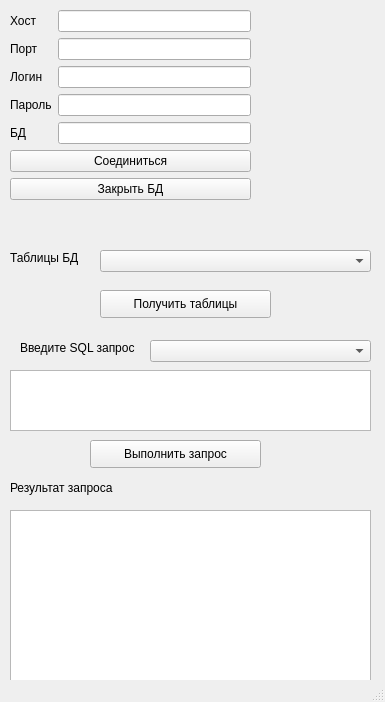
<?xml version="1.0" encoding="UTF-8"?>
<ui version="4.0">
 <class>MainWindow</class>
 <widget class="QMainWindow" name="MainWindow">
  <property name="geometry">
   <rect>
    <x>0</x>
    <y>0</y>
    <width>385</width>
    <height>702</height>
   </rect>
  </property>
  <property name="windowTitle">
   <string>MainWindow</string>
  </property>
  <widget class="QWidget" name="centralwidget">
   <widget class="QWidget" name="formLayoutWidget">
    <property name="geometry">
     <rect>
      <x>10</x>
      <y>10</y>
      <width>241</width>
      <height>227</height>
     </rect>
    </property>
    <layout class="QFormLayout" name="formLayout">
     <item row="0" column="0">
      <widget class="QLabel" name="host_label">
       <property name="text">
        <string>Хост</string>
       </property>
      </widget>
     </item>
     <item row="1" column="0">
      <widget class="QLabel" name="port_label">
       <property name="text">
        <string>Порт</string>
       </property>
      </widget>
     </item>
     <item row="2" column="0">
      <widget class="QLabel" name="login_label">
       <property name="text">
        <string>Логин</string>
       </property>
      </widget>
     </item>
     <item row="4" column="0">
      <widget class="QLabel" name="pass_login">
       <property name="text">
        <string>Пароль</string>
       </property>
      </widget>
     </item>
     <item row="0" column="1">
      <widget class="QLineEdit" name="host_input"/>
     </item>
     <item row="1" column="1">
      <widget class="QLineEdit" name="port_input"/>
     </item>
     <item row="2" column="1">
      <widget class="QLineEdit" name="login_input"/>
     </item>
     <item row="4" column="1">
      <widget class="QLineEdit" name="pass_input"/>
     </item>
     <item row="6" column="0" colspan="2">
      <widget class="QPushButton" name="connect_button">
       <property name="text">
        <string>Соединиться</string>
       </property>
      </widget>
     </item>
     <item row="7" column="0" colspan="2">
      <widget class="QPushButton" name="close_button">
       <property name="text">
        <string>Закрыть БД</string>
       </property>
      </widget>
     </item>
     <item row="5" column="0">
      <widget class="QLabel" name="pass_login_2">
       <property name="text">
        <string>БД</string>
       </property>
      </widget>
     </item>
     <item row="5" column="1">
      <widget class="QLineEdit" name="db_name_input"/>
     </item>
    </layout>
   </widget>
   <widget class="QComboBox" name="combo_table_box">
    <property name="geometry">
     <rect>
      <x>100</x>
      <y>250</y>
      <width>271</width>
      <height>22</height>
     </rect>
    </property>
   </widget>
   <widget class="QPushButton" name="get_table_button">
    <property name="geometry">
     <rect>
      <x>100</x>
      <y>290</y>
      <width>171</width>
      <height>28</height>
     </rect>
    </property>
    <property name="text">
     <string>Получить таблицы</string>
    </property>
   </widget>
   <widget class="QLabel" name="label">
    <property name="geometry">
     <rect>
      <x>10</x>
      <y>250</y>
      <width>81</width>
      <height>16</height>
     </rect>
    </property>
    <property name="text">
     <string>Таблицы БД</string>
    </property>
   </widget>
   <widget class="QPlainTextEdit" name="sql_request_input">
    <property name="geometry">
     <rect>
      <x>10</x>
      <y>370</y>
      <width>361</width>
      <height>61</height>
     </rect>
    </property>
   </widget>
   <widget class="QLabel" name="label_2">
    <property name="geometry">
     <rect>
      <x>20</x>
      <y>340</y>
      <width>161</width>
      <height>16</height>
     </rect>
    </property>
    <property name="text">
     <string>Введите SQL запрос</string>
    </property>
   </widget>
   <widget class="QLabel" name="label_3">
    <property name="geometry">
     <rect>
      <x>10</x>
      <y>480</y>
      <width>161</width>
      <height>16</height>
     </rect>
    </property>
    <property name="text">
     <string>Результат запроса</string>
    </property>
   </widget>
   <widget class="QTextBrowser" name="sql_response_output">
    <property name="geometry">
     <rect>
      <x>10</x>
      <y>510</y>
      <width>361</width>
      <height>171</height>
     </rect>
    </property>
   </widget>
   <widget class="QPushButton" name="do_request_button">
    <property name="geometry">
     <rect>
      <x>90</x>
      <y>440</y>
      <width>171</width>
      <height>28</height>
     </rect>
    </property>
    <property name="text">
     <string>Выполнить запрос</string>
    </property>
   </widget>
   <widget class="QLabel" name="result_output">
    <property name="geometry">
     <rect>
      <x>260</x>
      <y>180</y>
      <width>231</width>
      <height>16</height>
     </rect>
    </property>
    <property name="text">
     <string/>
    </property>
   </widget>
   <widget class="QComboBox" name="actions_combo">
    <property name="geometry">
     <rect>
      <x>150</x>
      <y>340</y>
      <width>221</width>
      <height>22</height>
     </rect>
    </property>
   </widget>
  </widget>
  <widget class="QStatusBar" name="statusbar"/>
  <action name="actionopen">
   <property name="text">
    <string>open</string>
   </property>
  </action>
  <action name="actionsave">
   <property name="text">
    <string>save</string>
   </property>
  </action>
  <action name="actionitalic">
   <property name="text">
    <string>italic</string>
   </property>
  </action>
  <action name="actionbold">
   <property name="text">
    <string>bold</string>
   </property>
  </action>
  <action name="actionunderline">
   <property name="text">
    <string>underline</string>
   </property>
  </action>
 </widget>
 <resources/>
 <connections/>
</ui>
